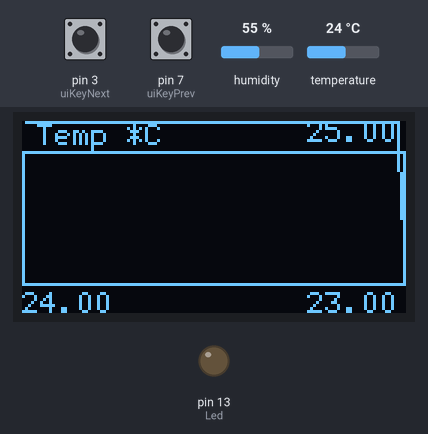
Recording of a sketch running on a simulated Arduino Uno, built with avr-gcc and run on an emulated ATmega328P. On the bench: 128×64 one-colour display, output pins drawn as LEDs (lit = HIGH). Dashed ring = blinking. The inputs (shaded band) are chosen by the test bench; at power-on: pin 3 (uiKeyNext) HIGH, humidity 55 %, pin 7 (uiKeyPrev) HIGH, temperature 24 °C. EEPROM starts erased.

Above: at 3.95 s.
4.3 s: pin 3 (uiKeyNext) pulled LOW for 1 s
At 4.33 s:
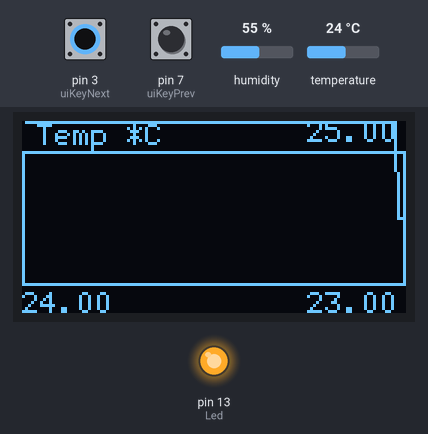
At 5.5 s:
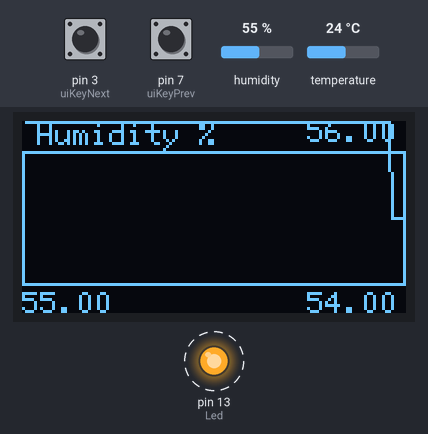
6.8 s: humidity set to 22 %
At 8.35 s:
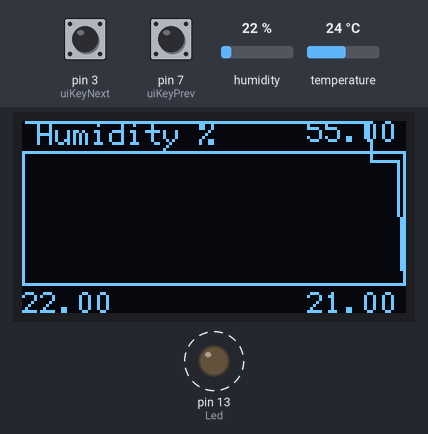
Timing chart, 0 to 15.2 s (numbered marks = the images above; inputs shaded):
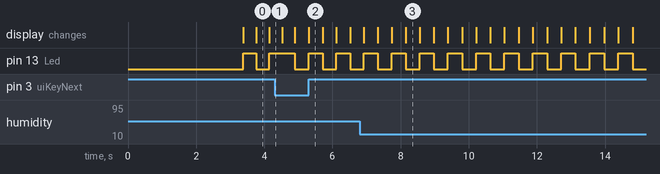

Measured:
- after the input at 4.3 s, the display: first differs from a run without the input after 0.60 s (image 2 shows a later state)
- by itself, pin 13 (Led): alternates HIGH for 0.42 s and LOW for 0.41 s
- what the display in image 2 shows lasts 0.4 s, from 5.3 s to 5.7 s

The sketch:

mini-tela-Temp-DS18B20-6.ino
```cpp
// Program: Teste Display OLED SSD1306 + Medidor temperatura DHT22
// Autor: André Romero - 2015
// e-mail: andretec@ifsc.usp.br
//--------------------------------------------------------------------------------
#include "U8glib.h"
#include "DHT.h"
#include <EEPROM.h>
#include <OneWire.h>
#include <DallasTemperature.h>

#define DHTPIN 4     // what digital pin we're connected to
#define DHTTYPE DHT22   // DHT 22  (AM2302), AM2321

// Data wire is plugged into port 10 on the Arduino
#define ONE_WIRE_BUS 10
// Setup a oneWire instance to communicate with any OneWire devices (not just Maxim/Dallas temperature ICs)
OneWire oneWire(ONE_WIRE_BUS);
// Pass our oneWire reference to Dallas Temperature.
DallasTemperature sensors(&oneWire);
//--------------------------------------------------------------------------------
// Set up input pins
uint8_t uiKeyPrev = 7;
uint8_t uiKeyNext = 3;
uint8_t uiKeySelect = 2;
uint8_t uiKeyBack = 8;
//--------------------------------------------------------------------------------
float tempC, humidity, tmaxim, tminim, hmaxim, hminim ;
float arraytemp [127];
float arrayhum [127];
int eeAddress = 0;
float tempEEPROM;
int sensorValue;
float voltage;
int opcao = 1;
int buttonState = 0;     // variable for reading the pushbutton status
int ligou = 0;
//--------------------------------------------------------------------------------
unsigned long previousMillis;
unsigned long currentMillis;
unsigned long deltaMillis;

unsigned long timePrevious;
unsigned long timeCurrent;
unsigned long timeDelta;

char Str; // Receive instructions from USB

unsigned long timeInterval = 1;
//timeInterval = 60000;  // 2h
//timeInterval = 171250; // 6h
//timeInterval = 342500; // 12h
//timeInterval = 685000; // 24h

// Initialize DHT sensor.
// Note that older versions of this library took an optional third parameter to
// tweak the timings for faster processors.  This parameter is no longer needed
// as the current DHT reading algorithm adjusts itself to work on faster procs.
DHT dht(DHTPIN, DHTTYPE);

// setup u8g object, please remove comment from one of the following constructor calls
// IMPORTANT NOTE: The following list is incomplete. The complete list of supported
// devices with all constructor calls is here: http://code.google.com/p/u8glib/wiki/device
U8GLIB_SSD1306_128X64 u8g(U8G_I2C_OPT_NO_ACK);  // Display which does not send AC

//--------------------------------------------------------------------------------
void draw()
{
  // Draw the Screen
  // Border
  u8g.drawRFrame(0,10, 128, 45, 0);

  // Print T ou H
  if (opcao == 1)
  {
    //u8g.setFont(u8g_font_courB08);
    u8g.setFont(u8g_font_6x12);
    u8g.setPrintPos(5,8); // X Y
    u8g.print("Temp *C");

  ///---------------------------------- Temperatura
  //u8g.setFont(u8g_font_courB08);
  //u8g.setFont(u8g_font_fub30);
  u8g.setFont(u8g_font_6x12);
  u8g.setPrintPos(0,64); // X Y
  u8g.print(tempC);

  // Scale Max e Min
  //u8g.setFont(u8g_font_8x13B);
  u8g.setFont(u8g_font_6x12);
  u8g.setPrintPos(95,7); // X Y
  u8g.print(tmaxim); // print max
  //u8g.setFont(u8g_font_unifont);
  u8g.setPrintPos(95,64); // X Y
  u8g.print(tminim); // print min
  }
    else
  {
    //---------------------------------- Humidity
    //u8g.setFont(u8g_font_courB08);
    u8g.setFont(u8g_font_6x12);
    u8g.setPrintPos(5,8); // X Y
    u8g.print("Humidity %");

  // Humidity
  //u8g.setFont(u8g_font_courB08);
  //u8g.setFont(u8g_font_fub30);
  u8g.setFont(u8g_font_6x12);
  u8g.setPrintPos(0,64); // X Y
  u8g.print(humidity);

  // Scale Max and Min
  //u8g.setFont(u8g_font_8x13B);
  u8g.setFont(u8g_font_6x12);
  u8g.setPrintPos(95,7); // X Y
  u8g.print(hmaxim); // print max value
  //u8g.setFont(u8g_font_unifont);
  u8g.setPrintPos(95,64); // X Y
  u8g.print(hminim); // print min value
  }// else
//--------------------------------------------------
 if (opcao == 1)  // temperature
  {
   for (int i=0; i <= 125; i++)
   {
      float valtmp = mapfloat(arraytemp[i], tminim, tmaxim, 51, 13);
      float valtmp2 = mapfloat(arraytemp[i+1], tminim, tmaxim, 51, 13);
      u8g.drawLine(i+1, valtmp, i+2, valtmp2);
   }
  }
  else    // humidity
  {
    for (int i=0; i <= 125; i++)
   {
      float valtmp = mapfloat(arrayhum[i], hminim, hmaxim, 51, 13);
      float valtmp2 = mapfloat(arrayhum[i+1], hminim, hmaxim, 51, 13);
      u8g.drawLine(i+1, valtmp, i+2, valtmp2);
   }
  }// else
}// Draw
//--------------------------------------------------------------------------------
float mapfloat(float x, float in_min, float in_max, float out_min, float out_max)
{
  return (x - in_min) * (out_max - out_min) / (in_max - in_min) + out_min;
}// mapfloat
//--------------------------------------------------------------------------------
void setup(void)
{
  pinMode(13, OUTPUT);
  pinMode(uiKeyPrev, INPUT_PULLUP);           // set pin to input with pullup
  pinMode(uiKeyNext, INPUT_PULLUP);           // set pin to input with pullup
  pinMode(uiKeySelect, INPUT_PULLUP);         // set pin to input with pullup
  pinMode(uiKeyBack, INPUT_PULLUP);           // set pin to input with pullup

  Serial.begin(9600);

  dht.begin();

  delay(3000);

//--------------------------------- Read EEPROM - Temperature
   eeAddress = 0;
   for (int i=0; i <= 126; i++)
   {
       EEPROM.get(eeAddress, tempEEPROM);
       arraytemp[i] = tempEEPROM;;
       eeAddress += sizeof(float);
   }
//--------------------------------- Read EEPROM - Humidity
 for (int i=0; i <= 126; i++)
   {
       EEPROM.get(eeAddress, tempEEPROM);
       arrayhum[i] = tempEEPROM;
       eeAddress += sizeof(float);
   }
//-------------------------------------------------
  if ( u8g.getMode() == U8G_MODE_R3G3B2 ) {
    u8g.setColorIndex(255);     // white
  }
  else if ( u8g.getMode() == U8G_MODE_GRAY2BIT ) {
    u8g.setColorIndex(3);         // max intensity
  }
  else if ( u8g.getMode() == U8G_MODE_BW ) {
    u8g.setColorIndex(1);         // pixel on
  }
  else if ( u8g.getMode() == U8G_MODE_HICOLOR ) {
    u8g.setHiColorByRGB(255,255,255);
  }
}// setup
//------------------------------------------------------------------ main loop
void loop(void)
{
  Str = Serial.read();
//----------------------- temperature
  if (Str == 'D') // Download data
    {
        eeAddress = 0;
        for (int i=0; i <= 126; i++)
          {
              EEPROM.get(eeAddress, tempEEPROM);
              //Serial.print("[");
              Serial.println(tempEEPROM);
              //Serial.println("]");
              eeAddress += sizeof(float);
          }//for
//-------------------------------- humidity
        for (int i=0; i <= 126; i++)
          {
              EEPROM.get(eeAddress, tempEEPROM);
              //Serial.print("[");
              Serial.println(tempEEPROM);
              //Serial.println("]");
              eeAddress += sizeof(float);
          }//for
     Serial.println("end");
    }//if
//------------------------------------------------
timeCurrent = millis();
//============================================================
if (timeCurrent - timePrevious >= timeInterval || ligou == 0)
{
  ligou = 1;

  timePrevious = timeCurrent;

  // Reading temperature or humidity takes about 250 milliseconds!
  // Sensor readings may also be up to 2 seconds 'old' (its a very slow sensor)
  float h = dht.readHumidity();
  // Read temperature as Celsius (the default)
  float t = dht.readTemperature();
  // Read temperature as Fahrenheit (isFahrenheit = true)
  float f = dht.readTemperature(true);

  // Check if any reads failed and exit early (to try again).
  if (isnan(h) || isnan(t) || isnan(f)) {
    //Serial.println("Failed to read from DHT sensor!");
    return;
  }
//------------------- temperature ---------------------------------------->
  tempC = t;
  humidity = h;
  tmaxim = tempC + 1;
  tminim = tempC - 1;
  hmaxim = humidity + 1;
  hminim = humidity - 1;
//------------------------------------------------
   for (int i=0; i <= 125; i++)
   {
       arraytemp[i] = arraytemp[i+1];
//----- Rotina de Maximos e Minimos do Array -----
       if (arraytemp[i] > tmaxim)
       {
          tmaxim = arraytemp[i];
       }

       if (arraytemp[i] < tminim)
       {
           tminim = arraytemp[i];
       }
   } // for
//-------------------------------------------------
    arraytemp[126] = tempC; // temperatura atual
//-------------------- humidity ---------------------------------------->

   for (int i=0; i <= 125; i++)
   {
       arrayhum[i] = arrayhum[i+1];
//----- Rotina de Maximos e Minimos do Array -----
       if (arrayhum[i] > hmaxim)
       {
          hmaxim = arrayhum[i];
       }

       if (arrayhum[i] < hminim)
       {
           hminim = arrayhum[i];
       }
   } // for
//-------------------------------------------------
    arrayhum[126] = humidity; // humidade atual
//-------------------------------------------------

//--------- Atualiza EEPROM Temperature
   eeAddress = 0;
   for (int i=0; i <= 126; i++)
   {
       tempEEPROM = arraytemp[i];
       EEPROM.put(eeAddress, tempEEPROM);
       eeAddress += sizeof(float);
   }
//--------- Atualiza EEPROM Hunidity
    for (int i=0; i <= 126; i++)
   {
       tempEEPROM = arrayhum[i];
       EEPROM.put(eeAddress, tempEEPROM);
       eeAddress += sizeof(float);
   }
//-------------------------------------------------
  u8g.firstPage();
  do
  {
    draw();
  } while( u8g.nextPage() );

}//if (timeCurrent - timePrevious >= timeInterval)
//============================================================
   if ( digitalRead(uiKeyPrev) == LOW )
    {
      opcao = 1;
      u8g.firstPage();
      do
        {
          draw();
        } while( u8g.nextPage() );

    }
   else if ( digitalRead(uiKeyNext) == LOW )
    {
      opcao = 2;
      u8g.firstPage();
     do
        {
          draw();
        } while( u8g.nextPage() );
    }//else if

  digitalWrite(13, !digitalRead(13)); //Led indicador de atividade
}
//------------------------------------------------------------------ main loop
```
